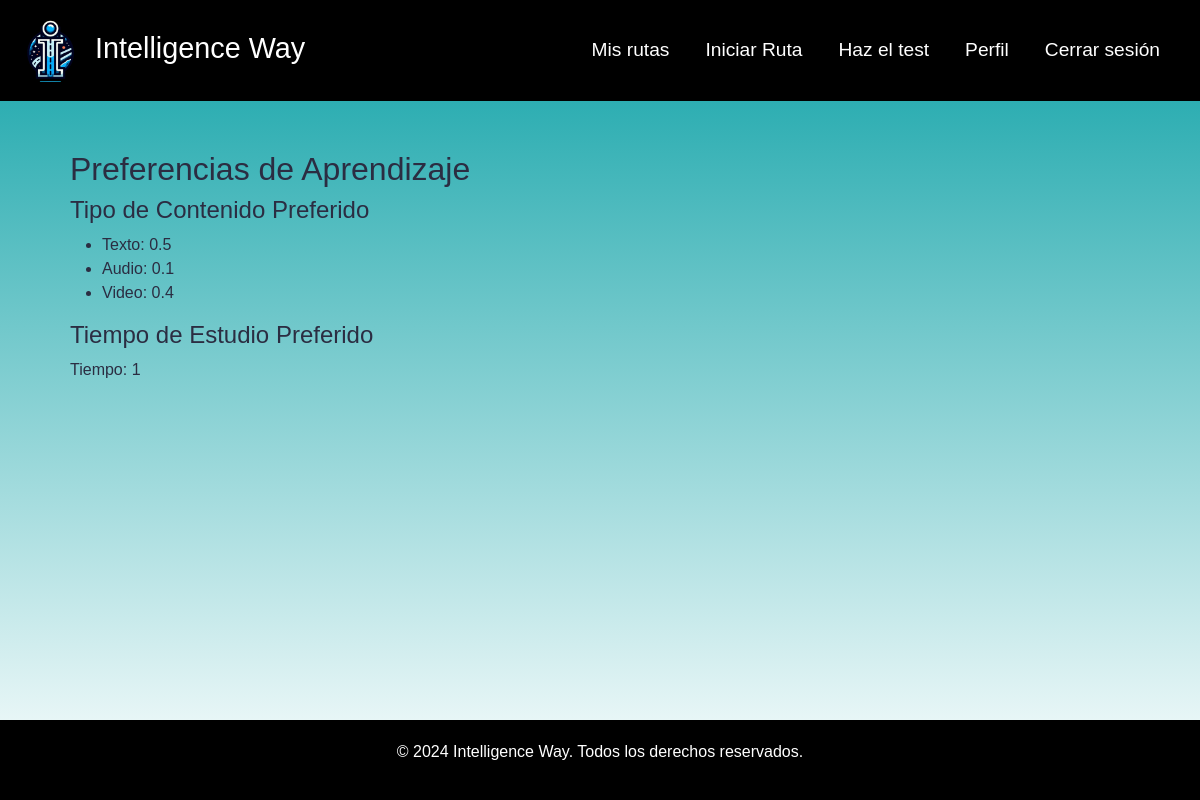
/preferences/calculo-preferencias/ (signed in), run on an earlier commit of the app's database.
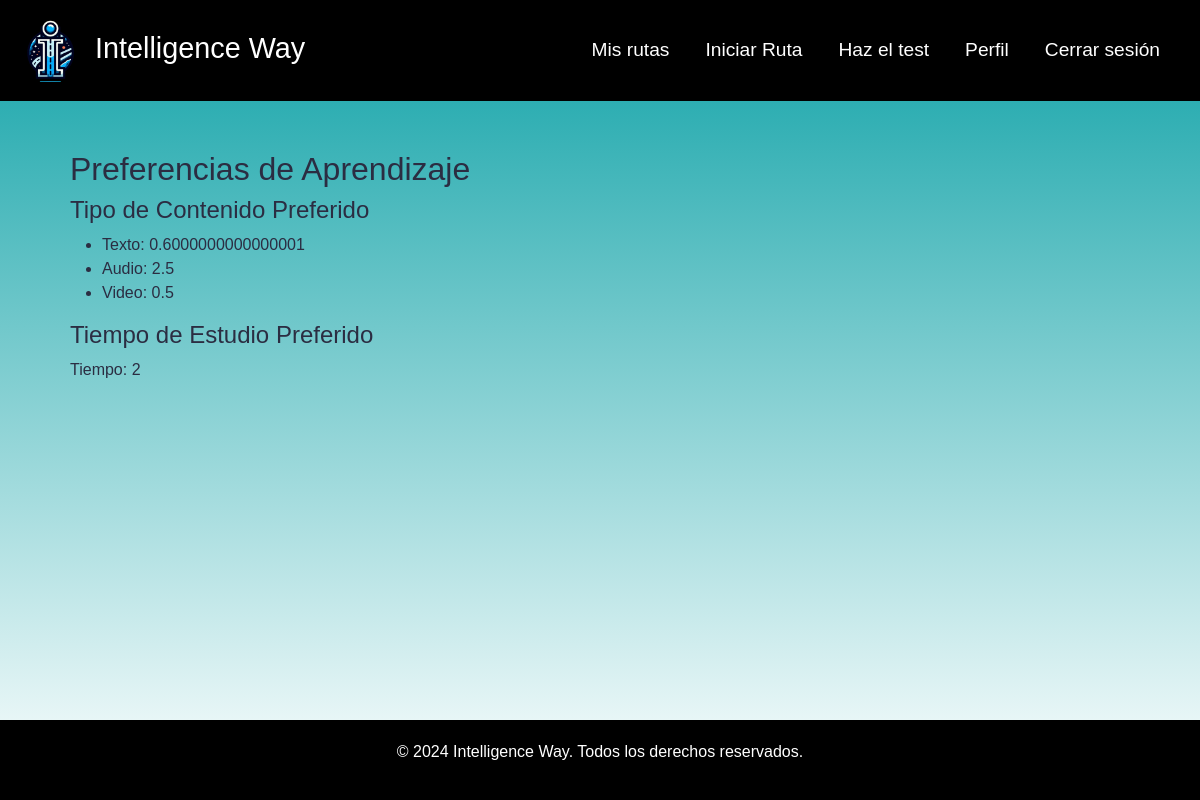
And on a later commit of the database.
### user/models.py (models this page shows, shortened)
class User(AbstractBaseUser, PermissionsMixin):
    ROLES = [
        ('admin', 'Admin'),
        ('usuario', 'Usuario')
    ]
    nombre = models.CharField(max_length=100)
    apellido = models.CharField(max_length=100)
    email = models.EmailField(unique=True)
    tiempo = models.IntegerField(default=1)
    content = models.FloatField(default=1)
    is_active = models.BooleanField(default=True)
    is_staff = models.BooleanField(default=False)
    preferenciaAudio=models.IntegerField(null=True)
    preferenciaVideo=models.IntegerField(null=True)
    preferenciaTexto=models.IntegerField(null=True)
    tiempoAprendizaje=models.IntegerField(null=True)
    objects = MyUserManager()
    USERNAME_FIELD = 'email'
    REQUIRED_FIELDS = ['nombre', 'apellido']

### preferences/views.py (the view)
# urls.py: path('calculo-preferencias/', views.CalculoPreferenciasView.as_view(), name='calculo_preferencias'),
class CalculoPreferenciasView(TemplateView):
    template_name = 'calculo_preferencias.html'  # Cambia el nombre según tu estructura
    def get_context_data(self, **kwargs):
        context = super().get_context_data(**kwargs)
        usuario = self.request.user
        modelo_usuario = get_object_or_404(ModeloAprendizajeUsuario, usuario=usuario)
        preferencias_contenido = PreferenciasContenido(modelo_usuario)
        preferencias_tiempo = PreferenciasTiempo(modelo_usuario)
        usuario.preferenciaAudio = preferencias_contenido[1]  # Audio
        usuario.preferenciaVideo = preferencias_contenido[2]  # Video
        usuario.preferenciaTexto = preferencias_contenido[0]   # Texto
        usuario.tiempoAprendizaje = preferencias_tiempo     # Tiempo de aprendizaje
        usuario.save()  # Guardar cambios en el usuario
        context['preferencias_contenido'] = preferencias_contenido
        context['preferencias_tiempo'] = preferencias_tiempo
        return context

### route/algoritmo.py (called while the page is built)
def ValoracionTipoContenido(val1,val2):
    vfinal=None
    if val1>val2:
        val2=(val2*10)/100
        vfinal=val2*val1
    else:
        val1=(val1*10)/100
        vfinal=val1*val2
    return vfinal

def ValoracionTiempoEstudio(TiempoEstudio1,TiempoEstudio2):
    vfinal=None
    dist_valores=abs(TiempoEstudio1-TiempoEstudio2)
    if TiempoEstudio1>TiempoEstudio2:
        TiempoEstudio1=TiempoEstudio1-1
    else:
        TiempoEstudio2=TiempoEstudio2-1
    vfinal=((TiempoEstudio2+TiempoEstudio1)/2)-(dist_valores*0.2)
    return math.floor(vfinal)

def PreferenciasContenido(obj):
    texto=ValoracionTipoContenido(obj.q1,obj.q5)
    audio=ValoracionTipoContenido(obj.q2,obj.q6)
    video=ValoracionTipoContenido(obj.q3,obj.q7)
    values=[texto,audio,video]
    return values

def PreferenciasTiempo(obj):
    tiempo=ValoracionTiempoEstudio(obj.q4,obj.q8)
    return tiempo

### preferences/templates/calculo_preferencias.html
{% extends "base.html" %}
{% block content %}
    <div class="container">
        <h2>Preferencias de Aprendizaje</h2>
        <h4>Tipo de Contenido Preferido</h4>
        <ul>
            <li>Texto: {{ preferencias_contenido.0 }}</li>
            <li>Audio: {{ preferencias_contenido.1 }}</li>
            <li>Video: {{ preferencias_contenido.2 }}</li>
        </ul>
        <h4>Tiempo de Estudio Preferido</h4>
        <p>Tiempo: {{ preferencias_tiempo }}</p>
    </div>
{% endblock %}

What changed in the data, as far as the page shows it:
changed User: preferenciaTexto "0.5" → "0.6000000000000001"; preferenciaAudio "0.1" → "2.5"; preferenciaVideo "0.4" → "0.5"
Also different on the page:
{{ preferencias_tiempo }}: "1" → "2"
